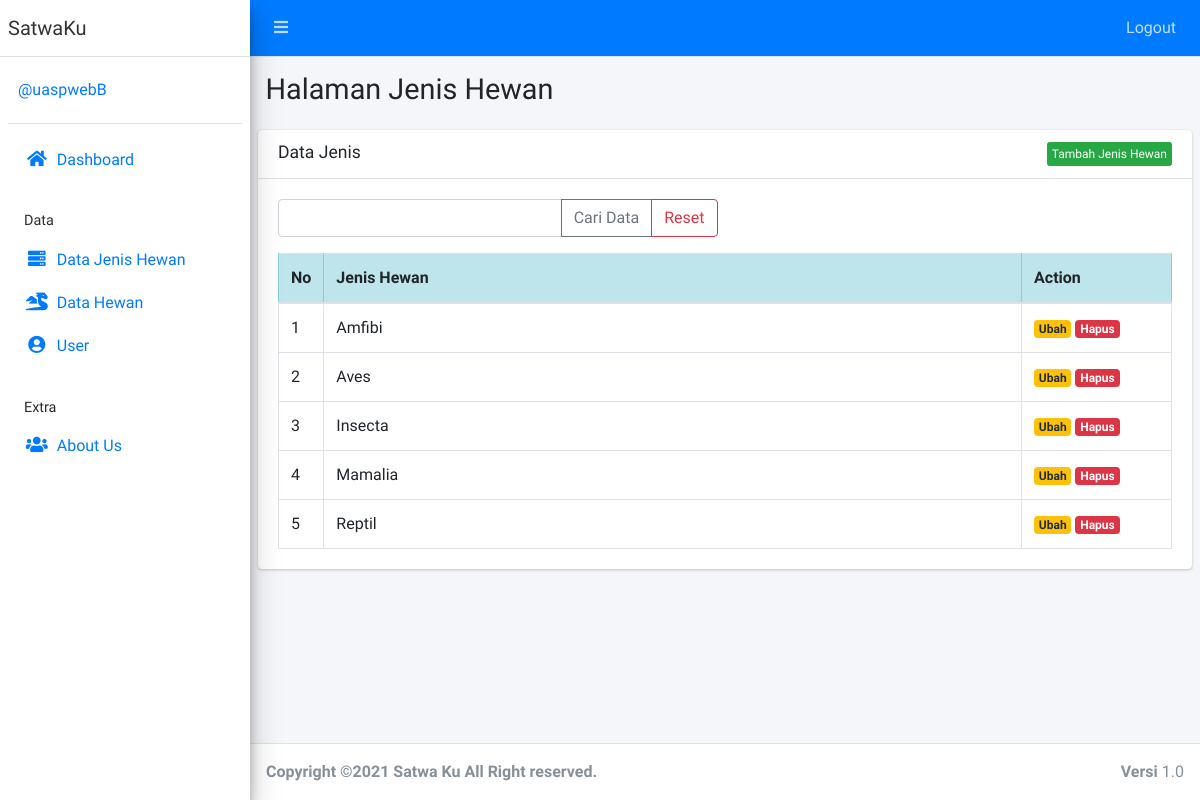
The app's page /public/jenis (signed in) with its own data.
### tables this page shows
CREATE TABLE `jenis` (
  `id` int(11) NOT NULL,
  `jenis_hewan` varchar(50) NOT NULL
);

### app/core/Controller.php (called while the page is built, shortened)
<?php
class Controller{
	public function view($view, $data = [])
	{
		require_once '../app/views/' . $view . '.php';
	}
	public function model($model)
	{
		return new $model;
	}
}

### app/controllers/Jenis.php (called while the page is built, shortened)
<?php
class Jenis extends Controller {
	public function index()
	{
		$data['title'] = 'Data Jenis';
		$data['jenis'] = $this->model('JenisModel')->getAllJenis();
		$this->view('jenis/index', $data);
	}
}

### app/core/App.php (called while the page is built, shortened)
<?php
class App{
	protected $method = 'index';
	protected $params = [];
	public function __construct(){
		$this->controller = new $this->controller;
		call_user_func_array([$this->controller, $this->method], $this->params);
	}
}

### public/index.php (called while the page is built, shortened)
<?php
$app = new App;

### app/core/Database.php (called while the page is built, shortened)
<?php
class Database{
	private $host = DB_HOST;
	private $user = DB_USER;
	private $pass = DB_PASS;
	private $dbnm = DB_NAME;
	private $dbh;
	private $stmt;
	public function __construct()
	{
		$dsn = 'mysql:host='. $this->host .';dbname='. $this->dbnm;
		$option = [
			PDO::ATTR_PERSISTENT => true,
			PDO::ATTR_ERRMODE => PDO::ERRMODE_EXCEPTION
		];
		try{
			$this->dbh = new PDO($dsn,$this->user,$this->pass, $option);
		}catch(PDOException $e){
			die($e->getMessage());
		}
	}
	public function query($query)
	{
		$this->stmt = $this->dbh->prepare($query);
	}
	public function execute()
	{
		$this->stmt->execute();
	}
	public function resultSet()
	{
		$this->execute();
		return $this->stmt->fetchAll(PDO::FETCH_ASSOC);
	}
}

### app/models/JenisModel.php (called while the page is built, shortened)
<?php
class JenisModel {
	private $table = 'jenis';
	private $db;
	public function __construct()
	{
		$this->db = new Database;
	}
	public function getAllJenis()
	{
		$this->db->query('SELECT * FROM ' . $this->table . ' ORDER BY jenis_hewan ASC');
		return $this->db->resultSet();
	}
}

### app/views/jenis/index.php (the view, shortened to what this page needs)
  <div class="content-wrapper">
    <section class="content-header">
      <div class="container-fluid">
        <div class="row mb-2">
          <div class="col-sm-6">
            <h1>Halaman Jenis Hewan</h1>
          </div>
        </div>
      </div>
    </section>
    <section class="content">
      <div class="card ">
        <div class="card-header">
          <h3 class="card-title"><?= $data['title'] ?></h3> <a href="<?= base_url; ?>/jenis/tambah" class="btn float-right btn-xs btn btn-success ">Tambah Jenis Hewan</a>
        </div>
        <div class="card-body">
      <form action="<?= base_url; ?>/jenis/cari" method="post">
 <div class="row mb-3">
    <div class="col-lg-6">
      <div class="input-group">
        <input type="text" class="form-control" placeholder="" name="key" >
    <div class="input-group-append">
          <button class="btn btn-outline-secondary" type="submit">Cari Data</button>
          <a class="btn btn-outline-danger" href="<?= base_url; ?>/jenis" >Reset</a>
    </div>
  </div>
  </div>
</div>
    </form>
          <table class="table table-bordered">
                  <thead class="table-info">
                    <tr>
                      <th style="width: 10px">No</th>
                      <th>Jenis Hewan</th>
                      <th style="width: 150px">Action</th>
                    </tr>
                  </thead>
                  <tbody >
                  <?php $no=1; ?>
                    <?php foreach ($data['jenis'] as $row) :?>
                    <tr>
                      <td><?= $no; ?></td>
                      <td><?= $row['jenis_hewan'];?></td>
                      <td>
                        <a href="<?= base_url; ?>/jenis/edit/<?= $row['id'] ?>" class="badge badge-warning ">Ubah</a> <a href="<?= base_url; ?>/jenis/hapus/<?= $row['id'] ?>" class="badge badge-danger" onclick="return confirm('Hapus data?');">Hapus</a>
                      </td>
                    </tr>
                    <?php $no++; endforeach; ?>
                  </tbody>
                </table>
        </div>
      </div>
    </section>
  </div>

### records on screen
jenis: jenis_hewan "Amfibi"
jenis: jenis_hewan "Aves"
jenis: jenis_hewan "Insecta"
jenis: jenis_hewan "Mamalia"
jenis: jenis_hewan "Reptil"

### other values on screen
$data['title'] "Data Jenis"
